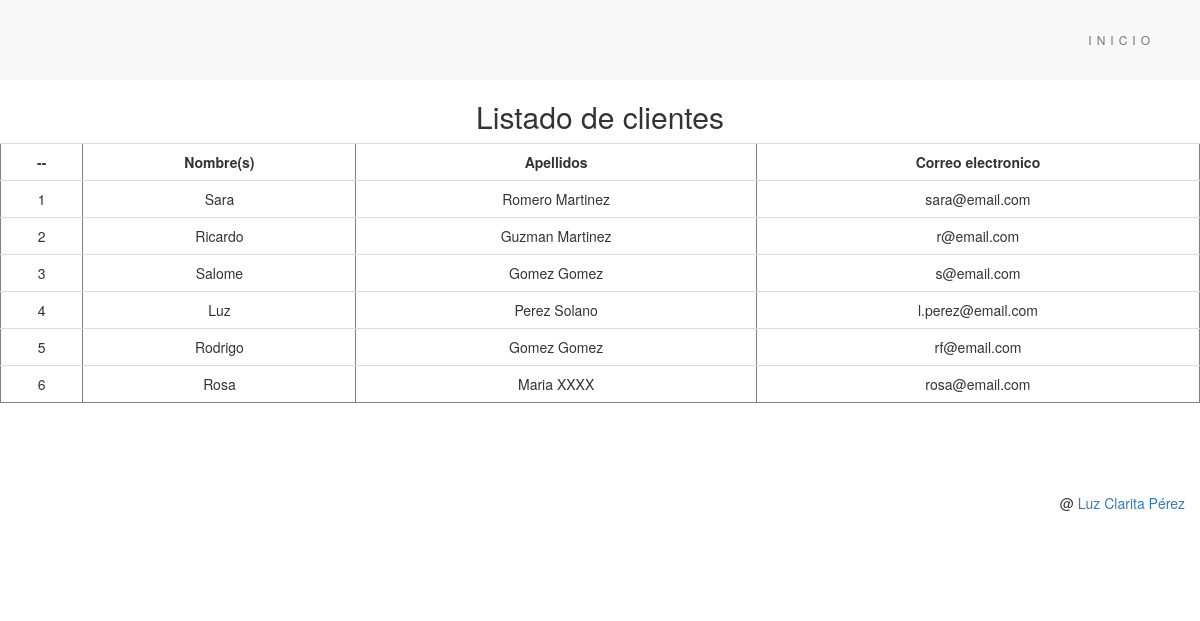
/consultar.php, run on the app's committed database.
### tables this page shows
CREATE TABLE `cliente` (
  `idCliente` int(11) NOT NULL,
  `nombre` text NOT NULL,
  `apePat` text NOT NULL,
  `apeMat` text NOT NULL,
  `email` text NOT NULL
);

### consultar.php (the view, shortened to what this page needs)
<?php
$enlace=mysqli_connect("localhost","root","","bdPractica");
mysqli_select_db($enlace,"bdPractica") or die("Problemas al conectar con la bd");
$registro = mysqli_query($enlace,"SELECT * FROM cliente") ;
 ?>
<!DOCTYPE html>
<html>
<head>
  <link rel="stylesheet" href="https://maxcdn.bootstrapcdn.com/bootstrap/3.3.7/css/bootstrap.min.css">
  <link href="estilos.css" rel="stylesheet" type="text/css">
</head>
<body>
    <nav class="navbar navbar-default">
  <div class="container">
    <div class="collapse navbar-collapse" id="myNavbar">
      <ul class="nav navbar-nav navbar-right">
        <li><a href="inicio.php" >INICIO</a></li>
      </ul>
    </div>
  </div>
</nav>
  <div class="container text-center">
  <h2>Listado de clientes</h2>
</div>
    <table class="table table-hover"  width="50%" border="1px" >
    <tr align="center">
        <td style="font-weight:bold">--</td>
        <td style="font-weight:bold">Nombre(s)</td>
        <td style="font-weight:bold">Apellidos</td>
        <td style="font-weight:bold">Correo electronico</td>
    </tr>
<?php
while($reg=mysqli_fetch_array($registro)){
	?>
	<tr align="center">
<td><?php echo $reg['idCliente']." ";?></td>
<td><?php echo $reg['nombre']." "; ?></td>
<td><?php echo $reg['apePat']." ".$reg['apeMat']." "; ?></td>
<td><?php echo $reg['email']." "; ?></td>
</tr>
<?php
}
?>
</table>
<footer class="container-fluid text-right">
  <p>@ <a href="https://www.claritaps.com">Luz Clarita Pérez</a></p>
</footer>
</body>
</html>

### estilos.css (style rules this page uses)
.container-fluid { padding-top: 70px; padding-bottom: 70px; }
.navbar { padding-top: 15px; padding-bottom: 15px; border: 0; border-radius: 0; margin-bottom: 0; font-size: 12px; letter-spacing: 5px; }

### data on the page
cliente: idCliente "1", nombre "Sara", apePat "Romero", apeMat "Martinez", email "sara@email.com"
cliente: idCliente "2", nombre "Ricardo", apePat "Guzman", apeMat "Martinez", email "r@email.com"
cliente: idCliente "3", nombre "Salome", apePat "Gomez", apeMat "Gomez", email "s@email.com"
cliente: idCliente "4", nombre "Luz", apePat "Perez", apeMat "Solano", email "l.perez@email.com"
cliente: idCliente "5", nombre "Rodrigo", apePat "Gomez", apeMat "Gomez", email "rf@email.com"
cliente: idCliente "6", nombre "Rosa", apePat "Maria", apeMat "XXXX", email "rosa@email.com"
